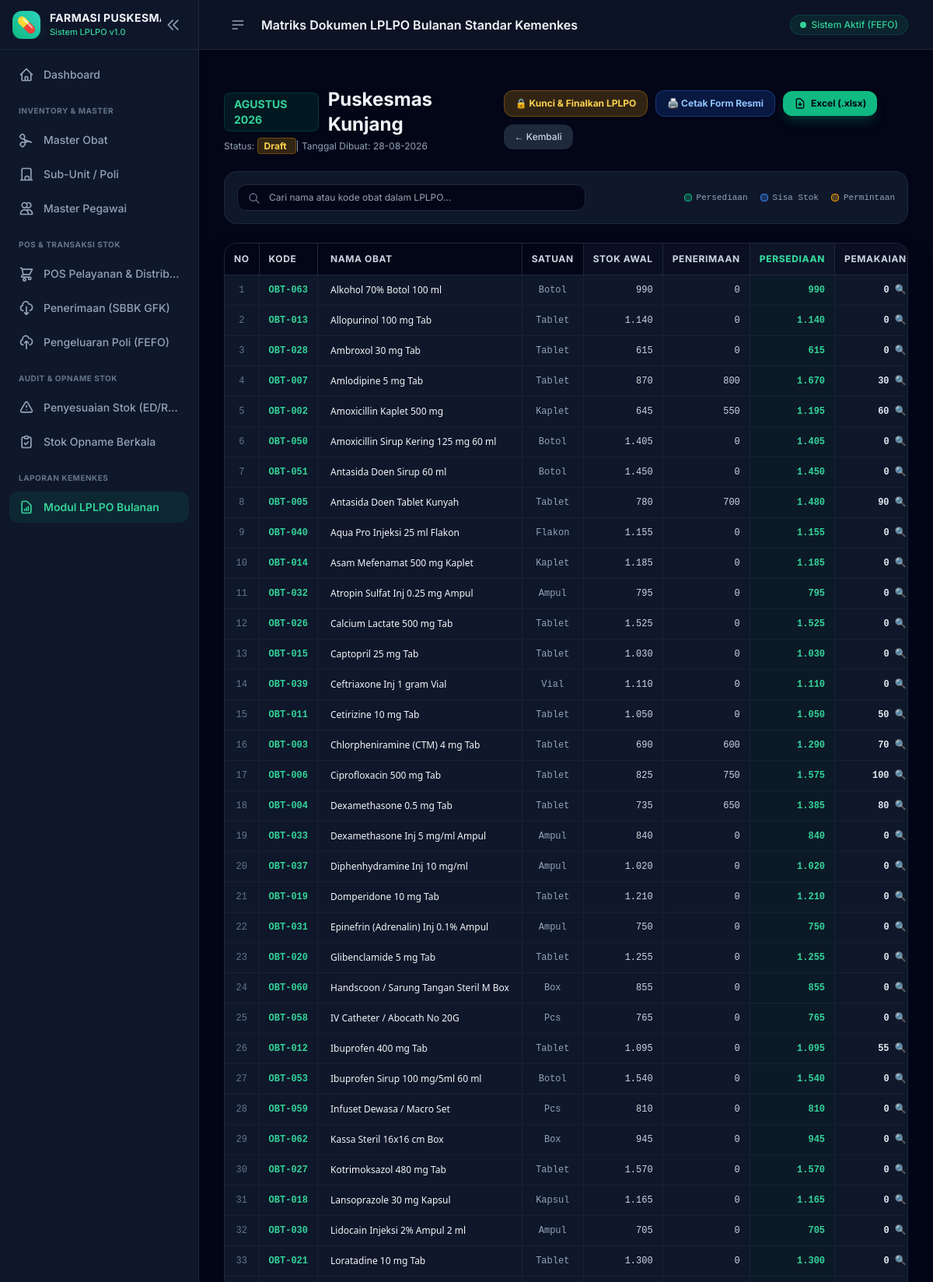
The page /lplpo/1 (upper part) on the database its author committed.
### app/models.py (models this page shows, shortened)
class BaseModel(db.Model):
    __abstract__ = True

class LPLPO(BaseModel):
    __tablename__ = 'lplpo'
    id = db.Column(db.Integer, primary_key=True)
    bulan = db.Column(db.Integer, nullable=False)  # 1 - 12
    tahun = db.Column(db.Integer, nullable=False)  # e.g. 2026
    nama_puskesmas = db.Column(db.String(100), default='Puskesmas Kunjang')
    tanggal_laporan = db.Column(db.Date, default=date.today)
    status = db.Column(db.String(20), default='Draft')  # Draft, Final
    keterangan = db.Column(db.Text)
    kepala_puskesmas = db.Column(db.String(100), default='dr. Durotun Nafisa, M.H')
    nip_kepala = db.Column(db.String(30), default='19750423 200212 2 005')
    pengelola_obat = db.Column(db.String(100), default='Daril Rahmatullah, S.Farm.Apt')
    nip_pengelola = db.Column(db.String(30), default='19810704 200901 1 004')
    created_at = db.Column(db.DateTime, default=datetime.utcnow)
    items = db.relationship('LPLPOItem', backref='lplpo', lazy=True, cascade="all, delete-orphan")
    @property
    def nama_bulan(self):
        nama_bulan_list = [
            '', 'Januari', 'Februari', 'Maret', 'April', 'Mei', 'Juni',
            'Juli', 'Agustus', 'September', 'Oktober', 'November', 'Desember'
        ]
        if 1 <= self.bulan <= 12:
            return nama_bulan_list[self.bulan]
        return str(self.bulan)

class LPLPOItem(BaseModel):
    __tablename__ = 'lplpo_item'
    id = db.Column(db.Integer, primary_key=True)
    lplpo_id = db.Column(db.Integer, db.ForeignKey('lplpo.id'), nullable=False)
    obat_id = db.Column(db.Integer, db.ForeignKey('obat.id'), nullable=False)
    stok_awal = db.Column(db.Integer, default=0)
    penerimaan = db.Column(db.Integer, default=0)
    persediaan = db.Column(db.Integer, default=0)  # stok_awal + penerimaan
    pemakaian = db.Column(db.Integer, default=0)
    sisa_stok = db.Column(db.Integer, default=0)   # persediaan - pemakaian
    stok_optimum = db.Column(db.Integer, default=0)
    permintaan = db.Column(db.Integer, default=0)
    pemberian = db.Column(db.Integer, default=0)
    obat = db.relationship('Obat')

class Obat(BaseModel):
    __tablename__ = 'obat'
    id = db.Column(db.Integer, primary_key=True)
    kode_obat = db.Column(db.String(50), unique=True, nullable=False, index=True)
    nama_obat = db.Column(db.String(150), nullable=False)
    bentuk_sediaan = db.Column(db.String(50), default='Tablet')
    satuan = db.Column(db.String(30), default='Tablet')
    kategori = db.Column(db.String(50), default='Generik')
    harga_satuan = db.Column(db.Float, default=0.0)
    stok_minimum = db.Column(db.Integer, default=10)
    buffer_percent = db.Column(db.Float, default=0.20)
    created_at = db.Column(db.DateTime, default=datetime.utcnow)
    batches = db.relationship('BatchObat', backref='obat', lazy=True, cascade="all, delete-orphan")

### app/routes/lplpo.py (the view)
@lplpo_bp.route('/<int:id>')
def detail_lplpo(id):
    lplpo = LPLPO.query.get_or_404(id)
    items = sorted(lplpo.items, key=lambda x: x.obat.nama_obat)
    return render_template('lplpo/detail.html', lplpo=lplpo, items=items)

### app/templates/lplpo/detail.html (shortened to what this page needs)
{% extends 'base.html' %}
{% block header_title %}Matriks Dokumen LPLPO Bulanan Standar Kemenkes{% endblock %}
{% block content %}
<div class="space-y-6" x-data="lplpoMatrix()">
    <div class="flex flex-col md:flex-row items-start md:items-center justify-between gap-4">
        <div>
            <div class="flex items-center gap-3">
                <span class="px-3 py-1 bg-emerald-500/10 text-emerald-400 border border-emerald-500/20 font-bold rounded-lg text-sm">
                    {{ lplpo.nama_bulan.upper() }} {{ lplpo.tahun }}
                </span>
                <h3 class="text-2xl font-bold text-slate-100">{{ lplpo.nama_puskesmas }}</h3>
            </div>
            <p class="text-xs text-slate-400 mt-1">
                Status:
                <span class="px-2 py-0.5 rounded text-xs font-bold {{ 'bg-emerald-500/20 text-emerald-300 border border-emerald-500/30' if lplpo.status == 'Final' else 'bg-amber-500/20 text-amber-300 border border-amber-500/30' }}">
                    {{ lplpo.status }}
                </span>
                | Tanggal Dibuat: {{ lplpo.tanggal_laporan.strftime('%d-%m-%Y') }}
            </p>
        </div>
        <div class="flex flex-wrap items-center gap-2.5">
            <form action="{{ url_for('lplpo.toggle_status', id=lplpo.id) }}" method="POST" class="inline">
                {% if lplpo.status == 'Draft' %}
                <button type="submit" class="px-3.5 py-2 bg-amber-500/20 hover:bg-amber-500/30 text-amber-300 border border-amber-500/30 rounded-xl text-xs font-bold transition-all">
                    🔒 Kunci & Finalkan LPLPO
                </button>
                {% else %}
                <button type="submit" class="px-3.5 py-2 bg-slate-800 hover:bg-slate-700 text-slate-300 border border-slate-700 rounded-xl text-xs font-bold transition-all">
                    🔓 Buka Kunci (Kembali ke Draft)
                </button>
                {% endif %}
            </form>
            <a href="{{ url_for('lplpo.print_lplpo', id=lplpo.id) }}" target="_blank" class="px-3.5 py-2 bg-blue-600/20 hover:bg-blue-600/30 text-blue-300 border border-blue-500/30 font-bold rounded-xl transition-all text-xs flex items-center gap-1.5">
                🖨️ Cetak Form Resmi
            </a>
            <a href="{{ url_for('lplpo.download_excel', id=lplpo.id) }}" class="px-3.5 py-2 bg-emerald-500 hover:bg-emerald-400 text-slate-950 font-bold rounded-xl transition-all shadow-lg shadow-emerald-500/20 flex items-center gap-1.5 text-xs">
                <svg class="w-4 h-4" fill="none" stroke="currentColor" viewBox="0 0 24 24"><path stroke-linecap="round" stroke-linejoin="round" stroke-width="2" d="M12 10v6m0 0l-3-3m3 3l3-3m2 8H7a2 2 0 01-2-2V5a2 2 0 012-2h5.586a1 1 0 01.707.293l5.414 5.414a1 1 0 01.293.707V19a2 2 0 01-2 2z"/></svg>
                Excel (.xlsx)
            </a>
            <a href="{{ url_for('lplpo.list_lplpo') }}" class="px-3.5 py-2 bg-slate-800 hover:bg-slate-700 text-slate-300 rounded-xl text-xs font-medium">
                &larr; Kembali
            </a>
        </div>
    </div>
    <div class="bg-slate-900 p-4 rounded-2xl border border-slate-800 flex flex-col sm:flex-row items-center justify-between gap-4">
        <div class="relative flex-1 max-w-md w-full">
            <input type="text" x-model="search" placeholder="Cari nama atau kode obat dalam LPLPO..." class="w-full pl-10 pr-4 py-2 bg-slate-950 border border-slate-800 rounded-xl text-xs text-slate-100 focus:outline-none focus:border-emerald-500">
            <svg class="w-4 h-4 text-slate-500 absolute left-3.5 top-2.5" fill="none" stroke="currentColor" viewBox="0 0 24 24"><path stroke-linecap="round" stroke-linejoin="round" stroke-width="2" d="M21 21l-6-6m2-5a7 7 0 11-14 0 7 7 0 0114 0z"/></svg>
        </div>
        <div class="flex items-center gap-4 text-[11px] text-slate-400 font-mono">
            <span class="flex items-center gap-1.5"><span class="w-2.5 h-2.5 rounded bg-emerald-500/30 border border-emerald-500"></span> Persediaan</span>
            <span class="flex items-center gap-1.5"><span class="w-2.5 h-2.5 rounded bg-blue-500/30 border border-blue-500"></span> Sisa Stok</span>
            <span class="flex items-center gap-1.5"><span class="w-2.5 h-2.5 rounded bg-amber-500/30 border border-amber-500"></span> Permintaan</span>
        </div>
    </div>
    <div class="bg-slate-900 rounded-2xl border border-slate-800 overflow-hidden shadow-2xl">
        <div class="overflow-x-auto">
            <table class="w-full text-xs text-left border-collapse">
                <thead class="bg-slate-950 text-slate-300 uppercase tracking-wider font-bold border-b border-slate-800 whitespace-nowrap">
                    <tr>
                        <th class="px-3 py-3 text-center border-r border-slate-800">No</th>
                        <th class="px-3 py-3 border-r border-slate-800">Kode</th>
                        <th class="px-4 py-3 min-w-[180px] border-r border-slate-800">Nama Obat</th>
                        <th class="px-3 py-3 text-center border-r border-slate-800">Satuan</th>
                        <th class="px-3 py-3 text-right bg-slate-900/60 border-r border-slate-800">Stok Awal</th>
                        <th class="px-3 py-3 text-right bg-slate-900/60 border-r border-slate-800">Penerimaan</th>
                        <th class="px-3 py-3 text-right bg-slate-900/90 font-extrabold text-emerald-400 border-r border-slate-800">Persediaan</th>
                        <th class="px-3 py-3 text-right bg-slate-900/60 border-r border-slate-800">Pemakaian</th>
                    </tr>
                </thead>
                <tbody class="divide-y divide-slate-800/60 font-mono">
                    {% for item in items %}
                    <tr x-show="filterRow('{{ item.obat.nama_obat|lower }}', '{{ item.obat.kode_obat|lower }}')" class="hover:bg-slate-800/50 transition-colors">
                        <td class="px-3 py-2.5 text-center text-slate-500 border-r border-slate-800/60 whitespace-nowrap">{{ loop.index }}</td>
                        <td class="px-3 py-2.5 font-semibold text-emerald-400 border-r border-slate-800/60 whitespace-nowrap">{{ item.obat.kode_obat }}</td>
                        <td class="px-4 py-2.5 font-sans font-medium text-slate-100 border-r border-slate-800/60 min-w-[180px] max-w-xs truncate">{{ item.obat.nama_obat }}</td>
                        <td class="px-3 py-2.5 text-center text-slate-400 border-r border-slate-800/60 whitespace-nowrap">{{ item.obat.satuan }}</td>
                        <td class="px-3 py-2.5 text-right text-slate-300 border-r border-slate-800/60 whitespace-nowrap">{{ item.stok_awal|number }}</td>
                        <td class="px-3 py-2.5 text-right text-slate-300 border-r border-slate-800/60 whitespace-nowrap">{{ item.penerimaan|number }}</td>
                        <td class="px-3 py-2.5 text-right font-bold text-emerald-400 border-r border-slate-800/60 bg-emerald-950/20 whitespace-nowrap">{{ item.persediaan|number }}</td>
                        <td class="px-3 py-2.5 text-right border-r border-slate-800/60 whitespace-nowrap">
                            <button @click="openBreakdown({{ item.obat.id }}, '{{ item.obat.nama_obat }}')" class="text-slate-200 hover:text-emerald-300 hover:underline font-bold focus:outline-none">
                                {{ item.pemakaian|number }} 🔍
                            </button>
                        </td>
                    </tr>
                    {% endfor %}
                </tbody>
            </table>
        </div>
    </div>
</div>
{% endblock %}

### app/templates/base.html (style rules this page uses)
body { font-family: 'Inter', sans-serif; }

### rows shown on the page
LPLPO: nama_bulan "AGUSTUS", tahun "2026", nama_puskesmas "Puskesmas Kunjang", status "Draft", tanggal_laporan "28-08-2026"
LPLPOItem: obat.kode_obat "OBT-063", obat.nama_obat "Alkohol 70% Botol 100 ml", obat.satuan "Botol", stok_awal|number "990", penerimaan|number "0", persediaan|number "990", pemakaian|number "0"
LPLPOItem: obat.kode_obat "OBT-013", obat.nama_obat "Allopurinol 100 mg Tab", obat.satuan "Tablet", stok_awal|number "1.140", penerimaan|number "0", persediaan|number "1.140", pemakaian|number "0"
LPLPOItem: obat.kode_obat "OBT-028", obat.nama_obat "Ambroxol 30 mg Tab", obat.satuan "Tablet", stok_awal|number "615", penerimaan|number "0", persediaan|number "615", pemakaian|number "0"
LPLPOItem: obat.kode_obat "OBT-007", obat.nama_obat "Amlodipine 5 mg Tab", obat.satuan "Tablet", stok_awal|number "870", penerimaan|number "800", persediaan|number "1.670", pemakaian|number "30"
LPLPOItem: obat.kode_obat "OBT-002", obat.nama_obat "Amoxicillin Kaplet 500 mg", obat.satuan "Kaplet", stok_awal|number "645", penerimaan|number "550", persediaan|number "1.195", pemakaian|number "60"
LPLPOItem: obat.kode_obat "OBT-050", obat.nama_obat "Amoxicillin Sirup Kering 125 mg 60 ml", obat.satuan "Botol", stok_awal|number "1.405", penerimaan|number "0", persediaan|number "1.405", pemakaian|number "0"
LPLPOItem: obat.kode_obat "OBT-051", obat.nama_obat "Antasida Doen Sirup 60 ml", obat.satuan "Botol", stok_awal|number "1.450", penerimaan|number "0", persediaan|number "1.450", pemakaian|number "0"
LPLPOItem: obat.kode_obat "OBT-005", obat.nama_obat "Antasida Doen Tablet Kunyah", obat.satuan "Tablet", stok_awal|number "780", penerimaan|number "700", persediaan|number "1.480", pemakaian|number "90"
LPLPOItem: obat.kode_obat "OBT-040", obat.nama_obat "Aqua Pro Injeksi 25 ml Flakon", obat.satuan "Flakon", stok_awal|number "1.155", penerimaan|number "0", persediaan|number "1.155", pemakaian|number "0"
LPLPOItem: obat.kode_obat "OBT-014", obat.nama_obat "Asam Mefenamat 500 mg Kaplet", obat.satuan "Kaplet", stok_awal|number "1.185", penerimaan|number "0", persediaan|number "1.185", pemakaian|number "0"
LPLPOItem: obat.kode_obat "OBT-032", obat.nama_obat "Atropin Sulfat Inj 0.25 mg Ampul", obat.satuan "Ampul", stok_awal|number "795", penerimaan|number "0", persediaan|number "795", pemakaian|number "0"
LPLPOItem: obat.kode_obat "OBT-026", obat.nama_obat "Calcium Lactate 500 mg Tab", obat.satuan "Tablet", stok_awal|number "1.525", penerimaan|number "0", persediaan|number "1.525", pemakaian|number "0"
LPLPOItem: obat.kode_obat "OBT-015", obat.nama_obat "Captopril 25 mg Tab", obat.satuan "Tablet", stok_awal|number "1.030", penerimaan|number "0", persediaan|number "1.030", pemakaian|number "0"
LPLPOItem: obat.kode_obat "OBT-039", obat.nama_obat "Ceftriaxone Inj 1 gram Vial", obat.satuan "Vial", stok_awal|number "1.110", penerimaan|number "0", persediaan|number "1.110", pemakaian|number "0"
LPLPOItem: obat.kode_obat "OBT-011", obat.nama_obat "Cetirizine 10 mg Tab", obat.satuan "Tablet", stok_awal|number "1.050", penerimaan|number "0", persediaan|number "1.050", pemakaian|number "50"
LPLPOItem: obat.kode_obat "OBT-003", obat.nama_obat "Chlorpheniramine (CTM) 4 mg Tab", obat.satuan "Tablet", stok_awal|number "690", penerimaan|number "600", persediaan|number "1.290", pemakaian|number "70"
LPLPOItem: obat.kode_obat "OBT-006", obat.nama_obat "Ciprofloxacin 500 mg Tab", obat.satuan "Tablet", stok_awal|number "825", penerimaan|number "750", persediaan|number "1.575", pemakaian|number "100"
LPLPOItem: obat.kode_obat "OBT-004", obat.nama_obat "Dexamethasone 0.5 mg Tab", obat.satuan "Tablet", stok_awal|number "735", penerimaan|number "650", persediaan|number "1.385", pemakaian|number "80"
LPLPOItem: obat.kode_obat "OBT-033", obat.nama_obat "Dexamethasone Inj 5 mg/ml Ampul", obat.satuan "Ampul", stok_awal|number "840", penerimaan|number "0", persediaan|number "840", pemakaian|number "0"
LPLPOItem: obat.kode_obat "OBT-037", obat.nama_obat "Diphenhydramine Inj 10 mg/ml", obat.satuan "Ampul", stok_awal|number "1.020", penerimaan|number "0", persediaan|number "1.020", pemakaian|number "0"
LPLPOItem: obat.kode_obat "OBT-019", obat.nama_obat "Domperidone 10 mg Tab", obat.satuan "Tablet", stok_awal|number "1.210", penerimaan|number "0", persediaan|number "1.210", pemakaian|number "0"
LPLPOItem: obat.kode_obat "OBT-031", obat.nama_obat "Epinefrin (Adrenalin) Inj 0.1% Ampul", obat.satuan "Ampul", stok_awal|number "750", penerimaan|number "0", persediaan|number "750", pemakaian|number "0"
LPLPOItem: obat.kode_obat "OBT-020", obat.nama_obat "Glibenclamide 5 mg Tab", obat.satuan "Tablet", stok_awal|number "1.255", penerimaan|number "0", persediaan|number "1.255", pemakaian|number "0"
LPLPOItem: obat.kode_obat "OBT-060", obat.nama_obat "Handscoon / Sarung Tangan Steril M Box", obat.satuan "Box", stok_awal|number "855", penerimaan|number "0", persediaan|number "855", pemakaian|number "0"
LPLPOItem: obat.kode_obat "OBT-058", obat.nama_obat "IV Catheter / Abocath No 20G", obat.satuan "Pcs", stok_awal|number "765", penerimaan|number "0", persediaan|number "765", pemakaian|number "0"
LPLPOItem: obat.kode_obat "OBT-012", obat.nama_obat "Ibuprofen 400 mg Tab", obat.satuan "Tablet", stok_awal|number "1.095", penerimaan|number "0", persediaan|number "1.095", pemakaian|number "55"
LPLPOItem: obat.kode_obat "OBT-053", obat.nama_obat "Ibuprofen Sirup 100 mg/5ml 60 ml", obat.satuan "Botol", stok_awal|number "1.540", penerimaan|number "0", persediaan|number "1.540", pemakaian|number "0"
LPLPOItem: obat.kode_obat "OBT-059", obat.nama_obat "Infuset Dewasa / Macro Set", obat.satuan "Pcs", stok_awal|number "810", penerimaan|number "0", persediaan|number "810", pemakaian|number "0"
LPLPOItem: obat.kode_obat "OBT-062", obat.nama_obat "Kassa Steril 16x16 cm Box", obat.satuan "Box", stok_awal|number "945", penerimaan|number "0", persediaan|number "945", pemakaian|number "0"
LPLPOItem: obat.kode_obat "OBT-027", obat.nama_obat "Kotrimoksazol 480 mg Tab", obat.satuan "Tablet", stok_awal|number "1.570", penerimaan|number "0", persediaan|number "1.570", pemakaian|number "0"
LPLPOItem: obat.kode_obat "OBT-018", obat.nama_obat "Lansoprazole 30 mg Kapsul", obat.satuan "Kapsul", stok_awal|number "1.165", penerimaan|number "0", persediaan|number "1.165", pemakaian|number "0"
LPLPOItem: obat.kode_obat "OBT-030", obat.nama_obat "Lidocain Injeksi 2% Ampul 2 ml", obat.satuan "Ampul", stok_awal|number "705", penerimaan|number "0", persediaan|number "705", pemakaian|number "0"
LPLPOItem: obat.kode_obat "OBT-021", obat.nama_obat "Loratadine 10 mg Tab", obat.satuan "Tablet", stok_awal|number "1.300", penerimaan|number "0", persediaan|number "1.300", pemakaian|number "0"
